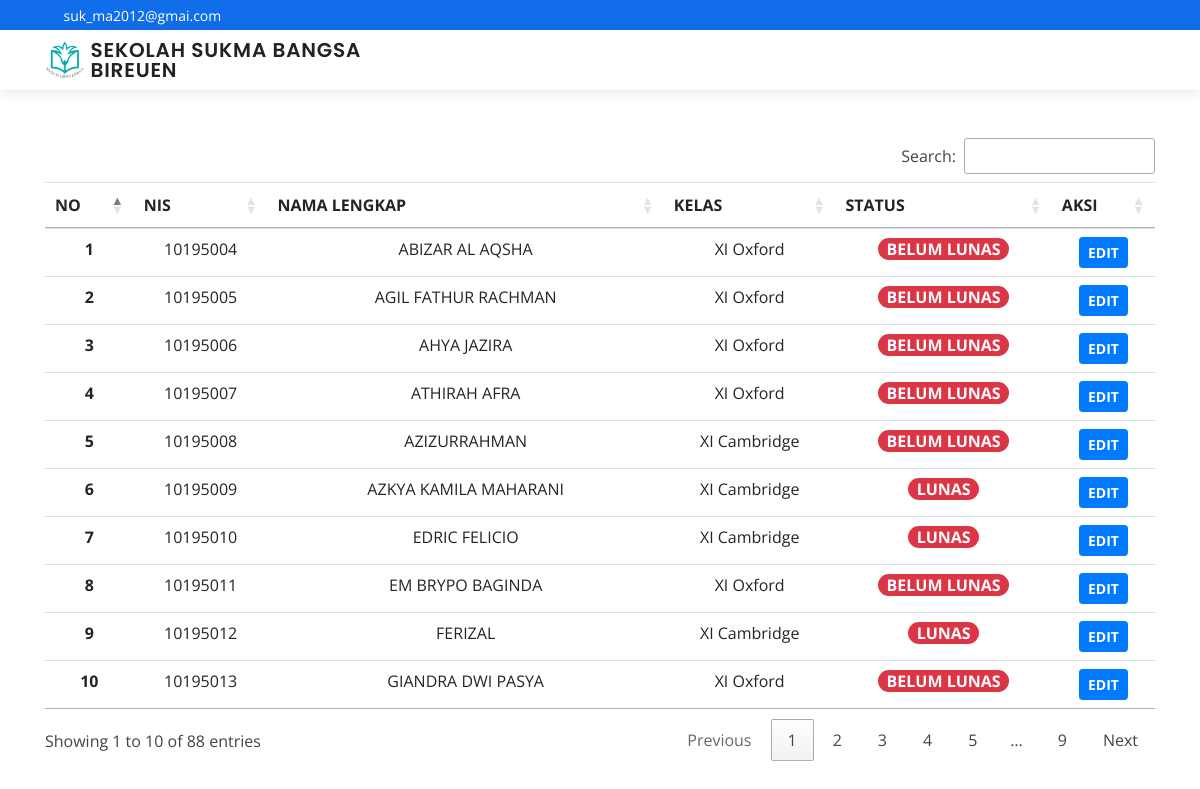
Screenshot of /index.php/hal/edit with the database file from the repository.
### tables this page shows
CREATE TABLE `data` (
  `nis` varchar(15) NOT NULL,
  `nama` varchar(255) NOT NULL,
  `kelas` varchar(30) NOT NULL,
  `jenjang` varchar(255) NOT NULL,
  `status` varchar(20) NOT NULL,
  `keterangan` varchar(255) NOT NULL
);

### application/controllers/Hal.php (called while the page is built, shortened)
<?php
class Hal extends CI_Controller {
	public function edit(){
        $data['edit'] = $this->M_ppdb->tampilsiswa2()->result();
            $this->load->view('edit',$data);
	}
}

### index.php (called while the page is built, shortened)
<?php
require_once BASEPATH.'core/CodeIgniter.php';

### application/models/M_ppdb.php (called while the page is built, shortened)
<?php
class M_ppdb extends CI_Model
{
    public function tampilsiswa2()
    {
        return $this->db->query("SELECT * FROM data");
    }
}

### application/views/edit.php (the view, shortened to what this page needs)
<!doctype html>
<html lang="en">
  <head>
    <link rel="stylesheet" href="https://cdn.jsdelivr.net/npm/bootstrap@4.5.3/dist/css/bootstrap.min.css">
    <link rel="stylesheet" href="https://cdn.jsdelivr.net/npm/bootstrap-select@1.13.14/dist/css/bootstrap-select.min.css">
  <link href="<?=base_url()?>assets/vendor/bootstrap/css/bootstrap.min.css" rel="stylesheet">
  <link href="<?=base_url()?>assets/vendor/icofont/icofont.min.css" rel="stylesheet">
  <link href="<?=base_url()?>assets/vendor/boxicons/css/boxicons.min.css" rel="stylesheet">
  <link href="<?=base_url()?>assets/vendor/owl.carousel/assets/owl.carousel.min.css" rel="stylesheet">
  <link href="<?=base_url()?>assets/vendor/venobox/venobox.css" rel="stylesheet">
  <link href="<?=base_url()?>assets/vendor/aos/aos.css" rel="stylesheet">
  <link href="https://cdn.datatables.net/1.10.24/css/dataTables.bootstrap4.min.css" rel="stylesheet">
  <link rel="stylesheet" type="text/css" href="//cdn.datatables.net/1.10.22/css/jquery.dataTables.min.css">
  <link href="<?=base_url()?>assets/css/style.css" rel="stylesheet">
  </head>
  <body  >
  <div id="topbar" class="d-none d-lg-flex align-items-center">
    <div class="container d-flex">
      <div class="contact-info mr-auto">
      <i class="icofont-envelope"></i> <a>suk_ma2012@gmai.com</a>
      </div>
      <div class="social-links">
        <a href="#" class="twitter"><i class="icofont-twitter"></i></a>
        <a href="#" class="facebook"><i class="icofont-facebook"></i></a>
        <a href="#" class="instagram"><i class="icofont-instagram"></i></a>
        <a href="#" class="skype"><i class="icofont-skype"></i></a>
        <a href="#" class="linkedin"><i class="icofont-linkedin"></i></i></a>
      </div>
    </div>
  </div>
  <header id="header">
    <div class="container d-flex align-items-center">
    <img class="d-print-none" src="<?=base_url()?>assets22/img/favicon.png" alt="" width="40px"><h2  class="logo mr-auto d-print-none"><a href="<?=base_url()?>">&nbsp;SEKOLAH SUKMA BANGSA<br>&nbsp;BIREUEN<span></span></a></h2></img>
    </div>
  </header>
    <div class="container text-center">
    <br>
</div>
<br>
    <div class="container">
    <table class="table table-hover" id="example">
          <thead class="text-center">
            <tr>
              <th scope="col">NO</th>
              <th scope="col">NIS</th>
              <th scope="col">NAMA LENGKAP</th>
              <th scope="col">KELAS</th>
              <th scope="col">STATUS</th>
              <th scope="col" >AKSI</th>
            </tr>
          </thead>
          <tbody>
          <?php $i = 1;
	        foreach ($edit as $data) : ?>
		<tr class="nomor text-center">
            <th scope="row"><?php echo $i ;?></th>
            <td><?php echo $data->nis;?></td>
            <td><?php echo $data->nama;?></td>
            <td><?php echo $data->kelas;?></td>
    <?php
    $status= $data->status;
      if ($status=="Antrian") {
        $class="btn-warning";
      }elseif($status=="Diterima"){
        $class="btn-info";
      }
      else{
        $class="btn-danger";
      }
    ?>
            <td><a class="font-weight-bold text-uppercase <?= $class;?> rounded-pill" href="#" role="button">&nbsp&nbsp<?php echo $data->status?>&nbsp&nbsp</a></td>
            <td><?php echo anchor('hal/editstatus/'.$data->nis,'<div class="btn btn-primary btn-sm"><b>EDIT</b></div>')?></td>
		</tr>
		<?php $i++; ?>
	<?php endforeach ;?>
          </tbody>
        </table>
    </div>
  </body>
</html>

### assets/css/style.css (style rules this page uses)
body { font-family: "Open Sans", sans-serif; color: #444444; }
a { color: #106eea; }
h1, h2, h3, h4, h5, h6 { font-family: "Roboto", sans-serif; }
#topbar { background: #106eea; height: 30px; font-size: 14px; transition: all 1s; color: #fff; }
#topbar .contact-info a { line-height: 1; color: #fff; transition: 0.3s; }
#topbar .contact-info i { padding-right: 4px; margin-left: 15px; }
#topbar .contact-info i:first-child { margin-left: 0; }
#topbar .social-links a { color: rgba(255, 255, 255, 0.6); padding-left: 15px; display: inline-block; line-height: 1px; transition: 0.3s; }
#header { background: #fff; transition: all 1s; z-index: 900; padding: 10px 0; top: 0px; height: 60px; box-shadow: 0px 2px 15px rgba(0, 0, 0, 0.1); }
#header .logo { font-size: 20px; margin: 0; padding: 0; line-height: 1; font-weight: 600; letter-spacing: 0.8px; font-family: "Poppins", sans-serif; }
#header .logo a { color: #222222; }

### rows the page displays
data: nis "10195004", nama "ABIZAR AL AQSHA", kelas "XI Oxford", status "BELUM LUNAS", nis "EDIT"
data: nis "10195005", nama "AGIL FATHUR RACHMAN", kelas "XI Oxford", status "BELUM LUNAS", nis "EDIT"
data: nis "10195006", nama "AHYA JAZIRA", kelas "XI Oxford", status "BELUM LUNAS", nis "EDIT"
data: nis "10195007", nama "ATHIRAH AFRA", kelas "XI Oxford", status "BELUM LUNAS", nis "EDIT"
data: nis "10195008", nama "AZIZURRAHMAN", kelas "XI Cambridge", status "BELUM LUNAS", nis "EDIT"
data: nis "10195009", nama "AZKYA KAMILA MAHARANI", kelas "XI Cambridge", status "LUNAS", nis "EDIT"
data: nis "10195010", nama "EDRIC FELICIO", kelas "XI Cambridge", status "LUNAS", nis "EDIT"
data: nis "10195011", nama "EM BRYPO BAGINDA", kelas "XI Oxford", status "BELUM LUNAS", nis "EDIT"
data: nis "10195012", nama "FERIZAL", kelas "XI Cambridge", status "LUNAS", nis "EDIT"
data: nis "10195013", nama "GIANDRA DWI PASYA", kelas "XI Oxford", status "BELUM LUNAS", nis "EDIT"
